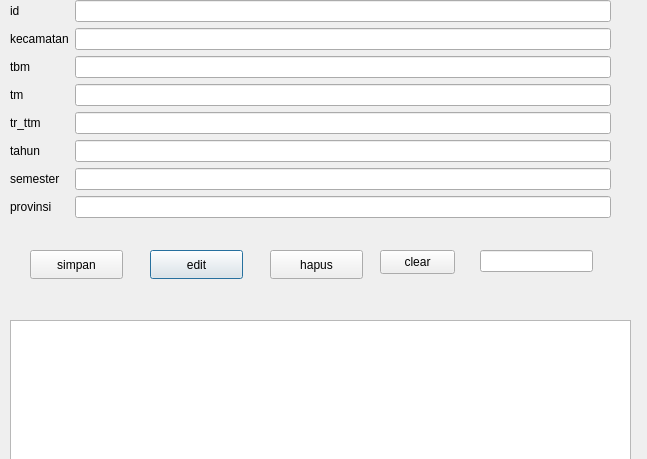
<?xml version="1.0" encoding="UTF-8"?>
<ui version="4.0">
 <class>uidatatempat</class>
 <widget class="QDialog" name="uidatatempat">
  <property name="geometry">
   <rect>
    <x>0</x>
    <y>0</y>
    <width>647</width>
    <height>459</height>
   </rect>
  </property>
  <property name="windowTitle">
   <string>Dialog</string>
  </property>
  <widget class="QTableView" name="tableView">
   <property name="geometry">
    <rect>
     <x>10</x>
     <y>320</y>
     <width>621</width>
     <height>231</height>
    </rect>
   </property>
  </widget>
  <widget class="QWidget" name="formLayoutWidget">
   <property name="geometry">
    <rect>
     <x>10</x>
     <y>0</y>
     <width>601</width>
     <height>231</height>
    </rect>
   </property>
   <layout class="QFormLayout" name="formLayout">
    <item row="0" column="0">
     <widget class="QLabel" name="idtempat">
      <property name="text">
       <string>id</string>
      </property>
     </widget>
    </item>
    <item row="0" column="1">
     <widget class="QLineEdit" name="editid"/>
    </item>
    <item row="1" column="1">
     <widget class="QLineEdit" name="editnama"/>
    </item>
    <item row="2" column="0">
     <widget class="QLabel" name="tbm">
      <property name="text">
       <string>tbm</string>
      </property>
     </widget>
    </item>
    <item row="2" column="1">
     <widget class="QLineEdit" name="editalamat"/>
    </item>
    <item row="3" column="0">
     <widget class="QLabel" name="tm">
      <property name="text">
       <string>tm</string>
      </property>
     </widget>
    </item>
    <item row="3" column="1">
     <widget class="QLineEdit" name="editjalan"/>
    </item>
    <item row="4" column="1">
     <widget class="QLineEdit" name="editprov"/>
    </item>
    <item row="1" column="0">
     <widget class="QLabel" name="kecamatan">
      <property name="text">
       <string>kecamatan</string>
      </property>
     </widget>
    </item>
    <item row="4" column="0">
     <widget class="QLabel" name="tr">
      <property name="text">
       <string>tr_ttm</string>
      </property>
     </widget>
    </item>
    <item row="5" column="0">
     <widget class="QLabel" name="tahun">
      <property name="text">
       <string>tahun</string>
      </property>
     </widget>
    </item>
    <item row="5" column="1">
     <widget class="QLineEdit" name="tahunLineEdit"/>
    </item>
    <item row="6" column="0">
     <widget class="QLabel" name="semester">
      <property name="text">
       <string>semester</string>
      </property>
     </widget>
    </item>
    <item row="6" column="1">
     <widget class="QLineEdit" name="semesterLineEdit"/>
    </item>
    <item row="7" column="0">
     <widget class="QLabel" name="provinsi">
      <property name="text">
       <string>provinsi</string>
      </property>
     </widget>
    </item>
    <item row="7" column="1">
     <widget class="QLineEdit" name="provinsiLineEdit"/>
    </item>
   </layout>
  </widget>
  <widget class="QPushButton" name="pushButton_2">
   <property name="geometry">
    <rect>
     <x>150</x>
     <y>250</y>
     <width>93</width>
     <height>29</height>
    </rect>
   </property>
   <property name="text">
    <string>edit</string>
   </property>
  </widget>
  <widget class="QPushButton" name="pushButton">
   <property name="geometry">
    <rect>
     <x>30</x>
     <y>250</y>
     <width>93</width>
     <height>29</height>
    </rect>
   </property>
   <property name="text">
    <string>simpan</string>
   </property>
  </widget>
  <widget class="QPushButton" name="pushButton_3">
   <property name="geometry">
    <rect>
     <x>270</x>
     <y>250</y>
     <width>93</width>
     <height>29</height>
    </rect>
   </property>
   <property name="text">
    <string>hapus</string>
   </property>
  </widget>
  <widget class="QPushButton" name="pushButton_4">
   <property name="geometry">
    <rect>
     <x>380</x>
     <y>250</y>
     <width>75</width>
     <height>24</height>
    </rect>
   </property>
   <property name="text">
    <string>clear</string>
   </property>
  </widget>
  <widget class="QLineEdit" name="lineEdit">
   <property name="geometry">
    <rect>
     <x>480</x>
     <y>250</y>
     <width>113</width>
     <height>22</height>
    </rect>
   </property>
  </widget>
 </widget>
 <resources/>
 <connections/>
</ui>
